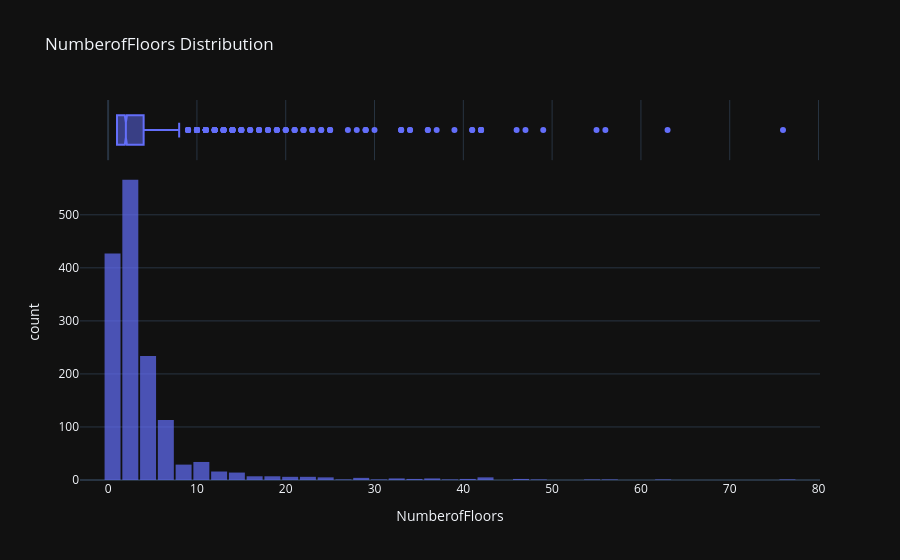

The code cell stored with this chart in its notebook:
### Code cell
# Visualisation interactive avec Plotly.
fig = px.histogram(data_frame=df_compliant_filtered,
                   x='NumberofFloors',
                   nbins=50,
                    opacity=.7,
                   marginal='box',
                   title='NumberofFloors Distribution')
fig.update_layout(bargap=.1)
fig.show()

### Figure 1 — Plotly figure (JSON) as saved in the notebook; plotly's stock layout.template omitted (floating-point values rounded to 4 significant figures; data arrays with more than 128 entries replaced by an {"elided": "..."} marker saying what was removed)
{"data": [{"bingroup": "x", "hovertemplate": "NumberofFloors=%{x}<br>count=%{y}<extra></extra>", "legendgroup": "", "marker": {"color": "#636efa", "opacity": 0.7, "pattern": {"shape": ""}}, "name": "", "nbinsx": 50, "orientation": "v", "showlegend": false, "x": {"elided": "1493 int values"}, "xaxis": "x", "yaxis": "y", "type": "histogram"}, {"hovertemplate": "NumberofFloors=%{x}<extra></extra>", "legendgroup": "", "marker": {"color": "#636efa"}, "name": "", "notched": true, "showlegend": false, "x": {"elided": "1493 int values"}, "xaxis": "x2", "yaxis": "y2", "type": "box"}], "layout": {"xaxis": {"anchor": "y", "domain": [0.0, 1.0], "title": {"text": "NumberofFloors"}}, "yaxis": {"anchor": "x", "domain": [0.0, 0.8316], "title": {"text": "count"}}, "xaxis2": {"anchor": "y2", "domain": [0.0, 1.0], "matches": "x", "showticklabels": false, "showgrid": true}, "yaxis2": {"anchor": "x2", "domain": [0.8416, 1.0], "matches": "y2", "showticklabels": false, "showline": false, "ticks": "", "showgrid": false}, "legend": {"tracegroupgap": 0}, "title": {"text": "NumberofFloors Distribution"}, "barmode": "relative", "bargap": 0.1}}
